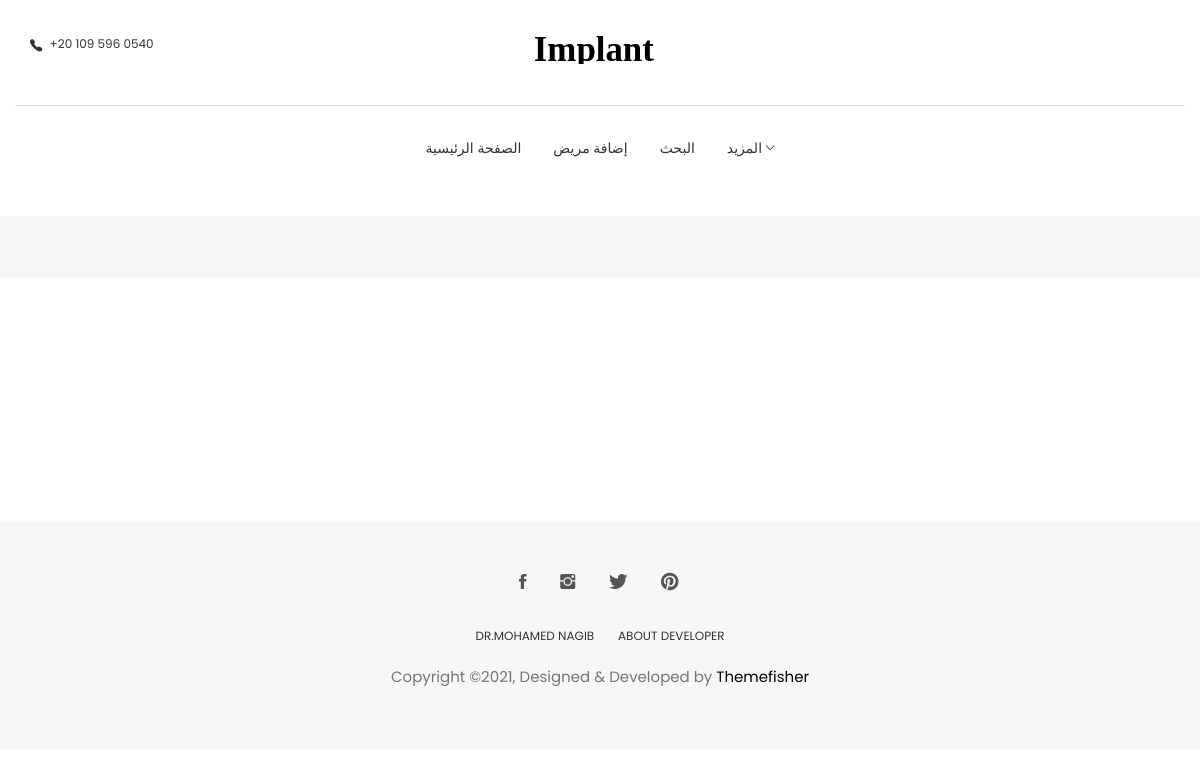
The page /patient/patient_details/operations/get_all_prescription/8 (signed in) on the database as committed earlier.
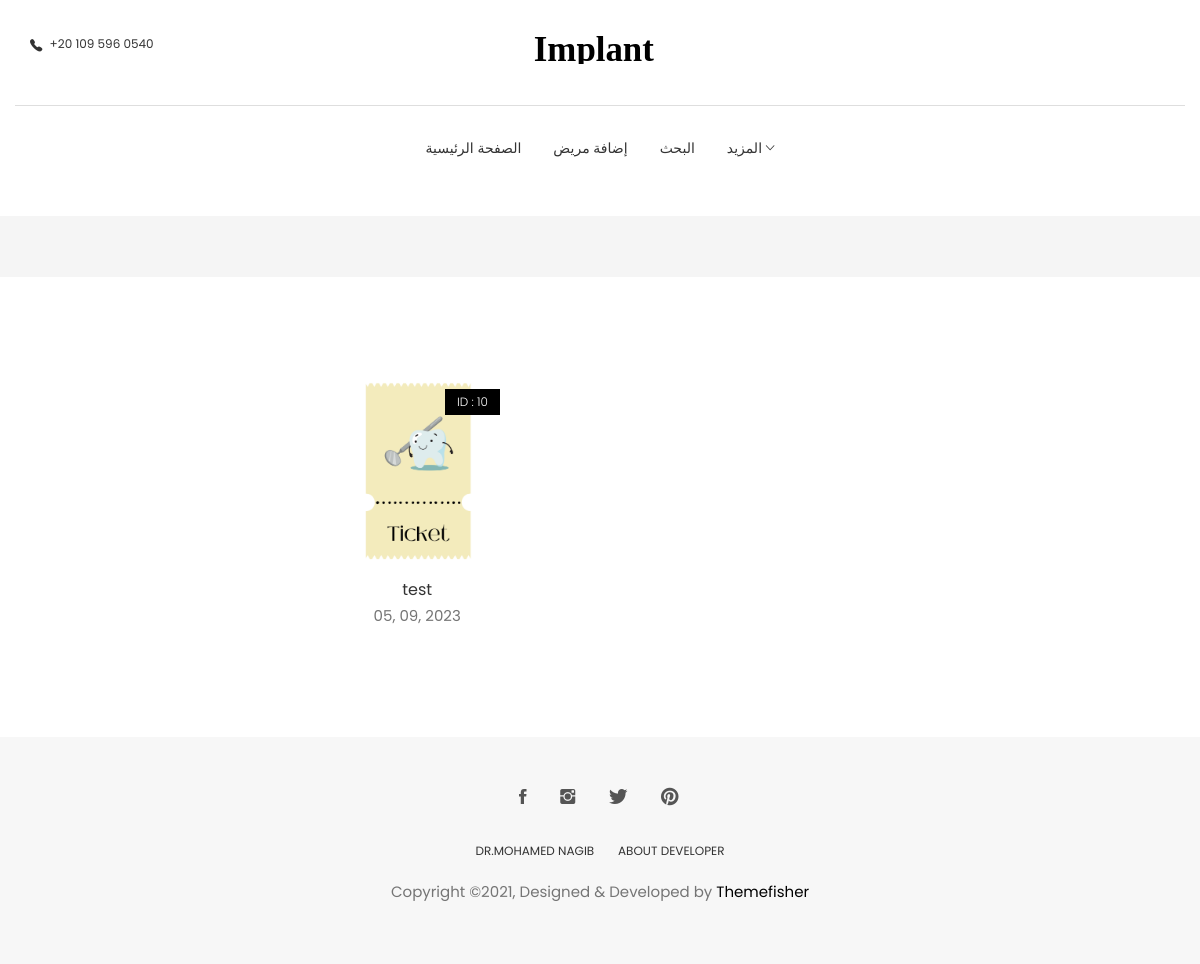
The same page on the database as committed later.
### patient/models.py (models this page shows, shortened)
class Prescription(models.Model):
    id = models.AutoField(primary_key=True, null=False, blank=False)
    patient = models.ForeignKey(Patient, null=False, blank=False, on_delete=models.CASCADE)
    user = models.ForeignKey(User, blank=False, null=False, on_delete=models.DO_NOTHING)
    operation = models.ForeignKey(Operation, on_delete=models.CASCADE)
    datetime = models.DateTimeField(auto_now_add=True, auto_created=True)
    medicine = models.TextField(max_length=500)

class Patient(models.Model):
    id = models.AutoField(primary_key=True, null=False, blank=False)
    user = models.ForeignKey(User, on_delete=models.DO_NOTHING)
    full_name = models.CharField(max_length=40, null=False, blank=False)
    phone = models.CharField(max_length=11, null=True, blank=False)
    age = models.IntegerField(null=True, blank=True, default=0)
    city = models.CharField(max_length=15, null=False, blank=False)
    description = models.TextField(max_length=1000)

### patient/views.py (the view)
# urls.py: path('patient_details/operations/get_all_prescription/<int:id>', get_all_prescription, name='get_all_prescription'),
@login_required
def get_all_prescription(request, *args, **kwargs):
    patient = get_object_or_404(Patient, id=kwargs['id'])
    all_prescriptions = Prescription.objects.filter(patient=patient)
    context = {
        "page_title": "الادوية",
        "all_prescriptions": all_prescriptions,
    }
    return render(request, 'all_prescriptions.html', context)

### patient/templates/all_prescriptions.html (shortened to what this page needs)
{% extends 'base.html' %}
{% load static %}
{% load bootstrap4 %}
{% block patients %}
			{% for prescription in all_prescriptions %}
			<div class="col-md-3">
				<div class="product-item">
					<div class="product-thumb">
						<span class="bage">ID : {{prescription.id}}</span>
						<img class="img-responsive" src="{% static 'images/Ticket.png' %}" alt="Ticket-img" />
					</div>
					<div class="product-content">
						<h4>{{prescription.patient.full_name}}</h4>
						<p class="price">{{prescription.datetime |date:" d, m, Y"}}</p>
					</div>
				</div>
			</div>
			{% endfor %}
{% endblock %}

Rows that differ between the two databases and show on the page:
added Prescription: id "10", patient.full_name "test", datetime "05, 09, 2023"
